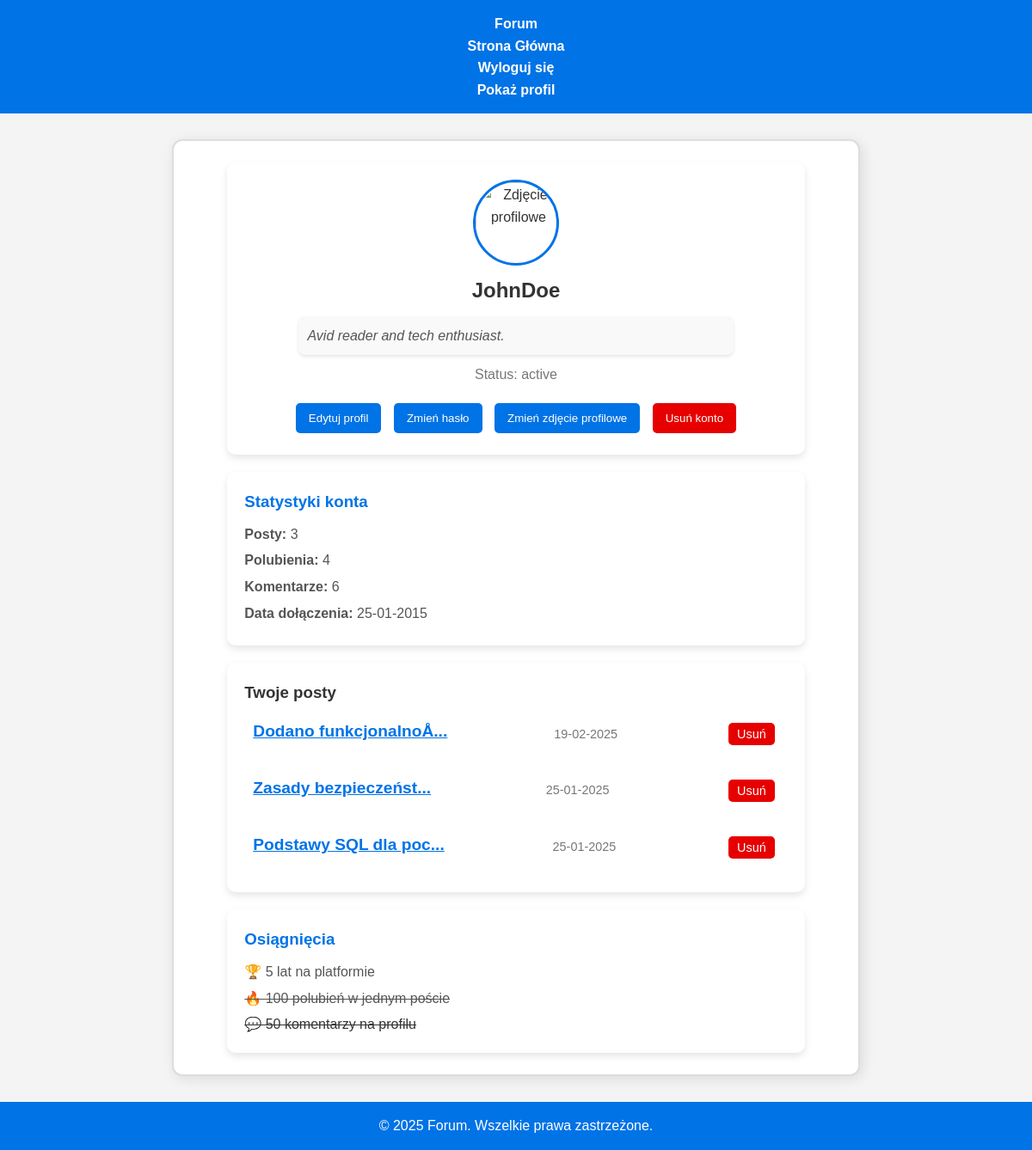
Screenshot of /profil.php?id=1 (signed in) with the database file from the repository.
### tables this page shows
CREATE TABLE IF NOT EXISTS `posts` (
  `id` int(11) NOT NULL AUTO_INCREMENT,
  `user_id` int(11) NOT NULL,
  `title` varchar(255) NOT NULL,
  `content` text NOT NULL,
  `created_at` timestamp NULL DEFAULT current_timestamp(),
  `views_count` int(11) DEFAULT 0,
  `likes_count` int(11) DEFAULT 0,
  `category_id` int(11) DEFAULT NULL,
  PRIMARY KEY (`id`),
  KEY `user_id` (`user_id`),
  KEY `fk_category` (`category_id`),
  CONSTRAINT `fk_category` FOREIGN KEY (`category_id`) REFERENCES `category` (`id`),
  CONSTRAINT `posts_ibfk_1` FOREIGN KEY (`user_id`) REFERENCES `users` (`id`) ON DELETE CASCADE
);

### modules_profil.php (the view, shortened to what this page needs)
<?php
    include('connect_db.php');
    function profileDescription(){
        if(isset($_SESSION['logined']) && $_SESSION['logined'] === true){
            if($_SESSION['user_id'] === $_GET['id']){
                profilSelfDescription();
            }else{
                profilOtherDescription();
            }
        }else{
            echo '<p>Aby zobaczyć opis profilu, zaloguj się lub zarejestruj się.</p>';
        }
    }
    function profilSelfDescription(){
        if($_SESSION['logined'] === true && $_SESSION['user_id'] === $_GET['id']){
            $username = $_SESSION['username'];
            $profilePicture = $_SESSION['profile_picture'];
            $bio = $_SESSION['bio'];
            $status = $_SESSION['status'];
            $createdAtFormatted = date("d-m-Y", strtotime($_SESSION['created_at']));
            $edit = 'edit';
            $password = 'password';
            $delete = 'delete';
            $picture = 'picture';
        echo
            '<div class="profile-section">
                <img src="'.$profilePicture.'" alt="Zdjęcie profilowe" class="profile-picture">
                <h2 class="username">'.$username.'</h2>
                <div class="bio-container">
                    <p class="user-bio">
                        '.$bio.'
                    </p>
                </div>
                <p class="user-status">Status: '.$status.'</p>
                <button onclick="handleAction(\''.$edit.'\')" class="btn edit-profile">Edytuj profil</button>
                <button onclick="handleAction(\''.$password.'\')" class="btn change-password">Zmień hasło</button>
                <button onclick="handleAction(\''.$picture.'\')" class="btn change-avatar">Zmień zdjęcie profilowe</button>
                <button onclick="handleAction(\''.$delete.'\')" class="btn delete-account">Usuń konto</button>
            </div>
            <div class="stats-section">
                <h3>Statystyki konta</h3>
                '.postCount().
                likesProfileCount().
                commandProfileCount().'
                <p><strong>Data dołączenia:</strong> '.$createdAtFormatted.'</p>
            </div>
            <div class="posts-section">
                <h3>Twoje posty</h3>
                    <ul class="posts-list">';
                postProfileList();
                echo'</ul>
            </div>
            <div class="achievements-section">
                <h3>Osiągnięcia</h3>
                '.osiagniecia().'
            </div>';
        }
    }
    function postCount(){
        global $conn;
        if(isset($_SESSION['logined']) && $_SESSION['logined'] === true && $_SESSION['user_id'] === $_GET['id']){
            $id = $_SESSION['user_id'];
            $sql = "SELECT COUNT(*) as posts_count FROM posts WHERE user_id = $id";
            $result = mysqli_query($conn,$sql);
            $row = mysqli_fetch_assoc($result);
            $postsCount = $row['posts_count'];
            return '<p><strong>Posty:</strong> '.$postsCount.'</p>';
        }
    };
    function likesProfileCount(){
        global $conn;
        if(isset($_SESSION['logined']) && $_SESSION['logined'] === true && $_SESSION['user_id'] === $_GET['id']){
            $id = $_SESSION['user_id'];
            $sql = "SELECT COUNT(*) as likes_count FROM likes WHERE user_id = $id";
            $result = mysqli_query($conn,$sql);
            $row = mysqli_fetch_assoc($result);
            $likesCount = $row['likes_count'];
            return '<p><strong>Polubienia:</strong> '.$likesCount.'</p>';
        }
    };
    function commandProfileCount(){
        global $conn;
        if(isset($_SESSION['logined']) && $_SESSION['logined'] === true && $_SESSION['user_id'] === $_GET['id']){
            $id = $_SESSION['user_id'];
            $sql = "SELECT COUNT(*) as comments_count FROM comments WHERE user_id = $id";
            $result = mysqli_query($conn,$sql);
            $row = mysqli_fetch_assoc($result);
            $commentsCount = $row['comments_count'];
            return '<p><strong>Komentarze:</strong> '.$commentsCount.'</p>';
        }
    };
    function postProfileList(){
        global $conn;
        if(isset($_SESSION['logined']) && $_SESSION['logined'] === true ){
            $id = $_GET['id'];
            $sql = "SELECT * FROM posts WHERE user_id = $id ORDER BY created_at DESC";
            $result = mysqli_query($conn,$sql);
            if(mysqli_num_rows($result) > 0) {
                while($row = mysqli_fetch_assoc($result)) {
                    $postId = $row['id'];
                    $title = substr($row['title'],0,20);
                    if(strlen($row['content']) > 20){
                        $title .= '...';
                    }
                    $createdAtFormatted = date("d-m-Y", strtotime($row['created_at']));
                    echo '
                    <form method="POST"><li>
                            <a href="post.php?id='.$postId.'" class="post-title">'.$title.'</a>
                            <span class="post-date">'.$createdAtFormatted.'</span>';
                            if(isset($_SESSION['logined']) && $_SESSION['logined'] === true && $_SESSION['user_id'] === $id){
                            echo '<input type="hidden" name="post_id" value="'.$postId.'">
                            <input type="submit" value="Usuń"class="btn delete-post" name="btn_post_del">';
                            }
                    echo '</li></form>';
                }
            }
        }
    }
    function osiagniecia(){
        global $conn;
        if(isset($_SESSION['logined']) && $_SESSION['logined'] === true ){
            $id = $_GET['id'];
            $dateFiveYearsAgo = date("Y-m-d", strtotime("-5 years"));
            $sql = "SELECT created_at FROM users WHERE id = $id";
            $result = mysqli_query($conn, $sql);
            if($result && mysqli_num_rows($result) > 0) {
                $row = mysqli_fetch_assoc($result);
                $createdAtFormatted = date("Y-m-d", strtotime($row['created_at']));
                if($createdAtFormatted < $dateFiveYearsAgo){
                    $dataResult = '<p>🏆 5 lat na platformie</p>';
                } else {
                    $dataResult = '<s>🏆 5 lat na platformie</s>';
                }
            }
            $sql = "SELECT likes_count FROM posts WHERE user_id = $id";
            $result = mysqli_query($conn, $sql);
            if($result && mysqli_num_rows($result) > 0) {
                $row = mysqli_fetch_assoc($result);
                if($row['likes_count'] >= 100){
                    $likesResult = '<p>🔥 100 polubień w jednym poście</p>';
                } else {
                    $likesResult = '<p><s>🔥 100 polubień w jednym poście</s></p>';
                }
            } else {
                $likesResult = '<p><s>🔥 100 polubień w jednym poście</s></p>';
            }
            $sql = "SELECT COUNT(*) as comments_count FROM comments WHERE user_id = $id";
            $result = mysqli_query($conn, $sql);
            if(mysqli_num_rows($result) > 0) {
                $row = mysqli_fetch_assoc($result);
                if($row['comments_count'] >= 50){
                    $commentsResult = '<p>💬 50 komentarzy na profilu</p>';
                } else {
                    $commentsResult = '<s>💬 50 komentarzy na profilu</s>';
                }
            }else{
                $commentsResult = '<p><s>💬 50 komentarzy na profilu</s></p>';
            }
            return $dataResult . $likesResult. $commentsResult;
        }
    }
?>

### profil.php (shortened to what this page needs)
<?php
    include('modules.php');
    include('modules_profil.php');
?>
<!DOCTYPE html>
<html lang="pl">
<head>
    <link rel="stylesheet" href="styles.css">
    <link rel="stylesheet" href="profil.css">
</head>
<body>
    <header class="navbar">
        <div class="logo">
            <a href="index.php">Forum</a>
        </div>
        <nav>
        <ul>
                <li><a href="index.php">Strona Główna</a></li>
                <?php logInLogOut();?>
                <?php Registered();?>
            </ul>
        </nav>
    </header>
    <main class="post-container">
        <div class="container">
            <?php
                profileDescription();
            ?>
    </main>
    <footer class="footer">
        <p>&copy; 2025 Forum. Wszelkie prawa zastrzeżone.</p>
    </footer>
</body>
</html>

### modules.php (shortened to what this page needs)
<?php
    function logInLogOut(){
        if(isset($_SESSION['logined']) && $_SESSION['logined'] === true){
           echo '<li><a href="logout.php">Wyloguj się</a></li>';
        }else{
            echo '<li><a href="login.php">Zaloguj się</a></li>';
        }
    }
    function Registered(){
        if(isset($_SESSION['logined']) && $_SESSION['logined'] === true){
           echo '<li><a href="profil.php?id='.$_SESSION['user_id'].'">Pokaż profil</a></li>';
        }else{
            echo '<li><a href="register.php">Zarejestruj się</a></li>';
        }
    }
?>

### styles.css (style rules this page uses)
* { margin: 0; padding: 0; box-sizing: border-box; font-family: 'Arial', sans-serif; }
body { background-color: #f4f4f4; color: #333; line-height: 1.6; }
.container { width: 90%; max-width: 1200px; margin: auto; }
.navbar, header { background: #0073e6; color: white; padding: 15px 0; text-align: center; }
.navbar a, header a { color: white; text-decoration: none; font-weight: bold; margin: 0 15px; transition: color 0.3s; }
.post-container, .threads { background: white; padding: 20px; margin: 20px auto; border-radius: 10px; box-shadow: 0 4px 8px rgba(0, 0, 0, 0.1); }
.post-title { font-size: 1.8rem; color: #0073e6; margin: 10px 0; }
.footer { background: #0073e6; color: white; text-align: center; padding: 15px 0; margin-top: 20px; }
.post-container { background-color: #ffffff; border: 2px solid #ddd; border-radius: 12px; padding: 25px; margin: 30px auto; max-width: 800px; box-shadow: 3px 3px 15px rgba(0, 0, 0, 0.1); transition: transform 0.2s ease-in-out; }
.username { font-size: 18px; font-weight: bold; color: #333; }
.post-date { font-size: 14px; color: #666; }
.post-title { font-size: 24px; font-weight: bold; color: #222; margin-top: 5px; }

### profil.css (style rules this page uses)
.profile-section { background: white; padding: 20px; border-radius: 10px; box-shadow: 0 4px 8px rgba(0, 0, 0, 0.1); text-align: center; margin-bottom: 20px; }
.profile-picture { width: 100px; height: 100px; border-radius: 50%; object-fit: cover; border: 3px solid #0073e6; }
.username { font-size: 1.5rem; font-weight: bold; margin: 10px 0; color: #333; }
.bio-container { background: #f9f9f9; padding: 10px; border-radius: 8px; max-width: 80%; margin: 0 auto 10px; box-shadow: 0 2px 4px rgba(0, 0, 0, 0.1); word-wrap: break-word; text-align: left; }
.user-bio { font-size: 1rem; color: #555; font-style: italic; }
.user-status { font-size: 1rem; color: #777; margin-bottom: 15px; }
.btn { background: #0073e6; color: white; border: none; padding: 10px 15px; margin: 5px; border-radius: 5px; cursor: pointer; transition: background 0.3s; }
.delete-account { background: #e60000; }
.stats-section { background: white; padding: 20px; border-radius: 10px; box-shadow: 0 4px 8px rgba(0, 0, 0, 0.1); margin-bottom: 20px; }
.stats-section h3 { margin-bottom: 10px; color: #0073e6; }
.stats-section p { font-size: 1rem; color: #555; margin: 5px 0; }
.posts-section { background: white; padding: 20px; border-radius: 10px; box-shadow: 0 4px 8px rgba(0, 0, 0, 0.1); margin-bottom: 20px; }
.posts-list { list-style: none; padding: 0; }
.posts-list li { display: flex; justify-content: space-between; align-items: center; padding: 10px; border-bottom: 1px solid #ddd; }
.posts-list li:last-child { border-bottom: none; }
.post-title { font-size: 1.2rem; color: #0073e6; font-weight: bold; }
.post-date { font-size: 0.9rem; color: #777; }
.delete-post { background: #e60000; padding: 5px 10px; font-size: 0.9rem; }
.achievements-section { background: white; padding: 20px; border-radius: 10px; box-shadow: 0 4px 8px rgba(0, 0, 0, 0.1); }
.achievements-section h3 { margin-bottom: 10px; color: #0073e6; }
.achievements-section p { font-size: 1rem; color: #555; margin: 5px 0; }

### rows the page displays
posts: title "Dodano funkcjonalnoÅ...", created_at "19-02-2025"
posts: title "Zasady bezpieczeńst...", created_at "25-01-2025"
posts: title "Podstawy SQL dla poc...", created_at "25-01-2025"

### other values shown
$username "JohnDoe"
$bio "Avid reader and tech enthusiast."
$status "active"
$postsCount "3"
$likesCount "4"
$commentsCount "6"
$createdAtFormatted "25-01-2015"
